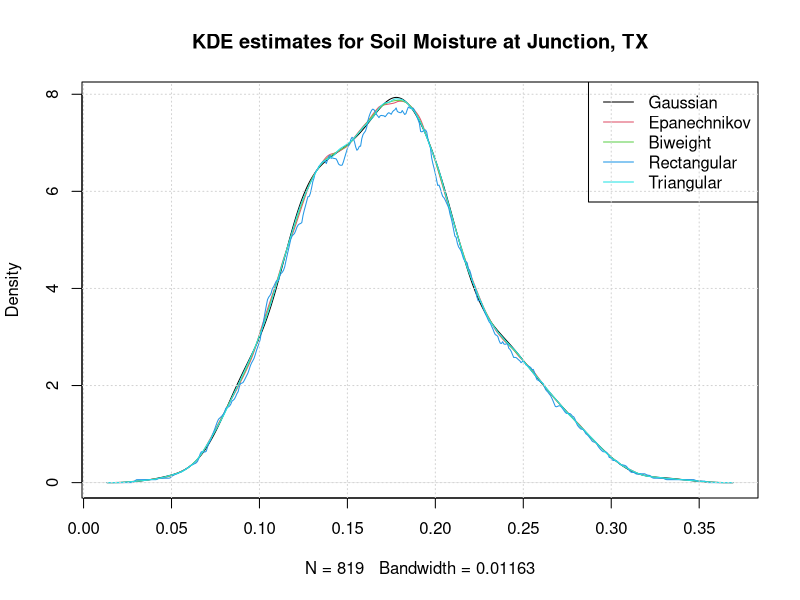

Generate this figure with R:
# Script to plot KDE using various Kernels
# Assumes default bandwidth

# Set working directory
setwd('D:\\Dropbox\\CE5331-Probabilistic Methods- Fall2019')

# Read the data
a <- read.csv('soilmoisturedata.csv')

# Extract soil moisture for Junction station
JSM <- a$Junction..mm
summary(JSM)
# Normalize it to dimensionless soil moisture
JSM <- JSM/1600
summary(JSM)

# KDE with different density estimators
plot(density(JSM),main="KDE estimates for Soil Moisture at Junction, TX",col=1)
lines(density(JSM,kernel = "epanechnikov"),col=2)
lines(density(JSM,kernel='biweight'),col=3)
lines(density(JSM,kernel='rectangular'),col=4)
lines(density(JSM,kernel='triangular'),col=5)
legend('topright',legend=c('Gaussian','Epanechnikov','Biweight','Rectangular','Triangular'),
col=c(1,2,3,4,5),lty=c(1,1,1,1,1))
grid()